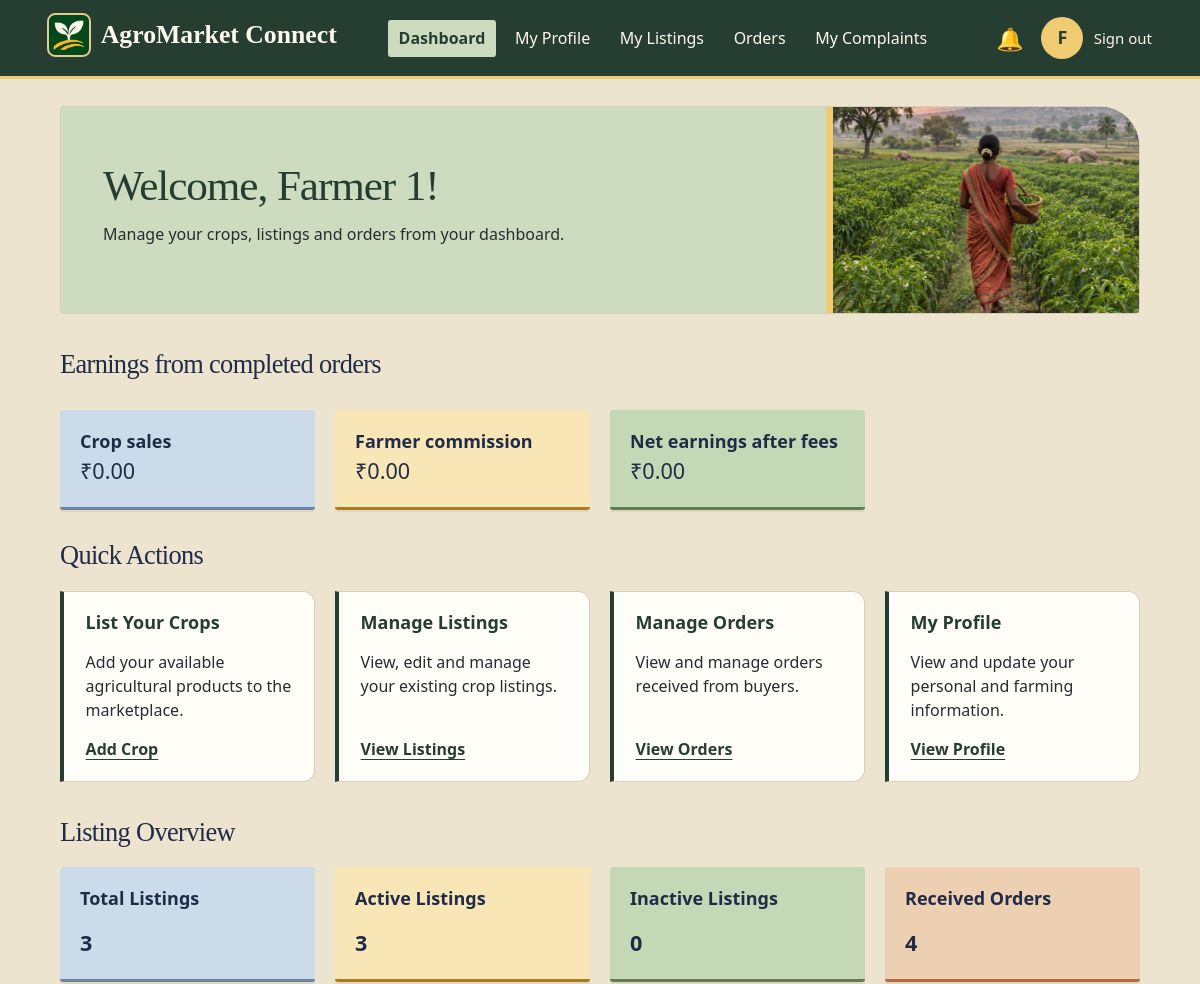
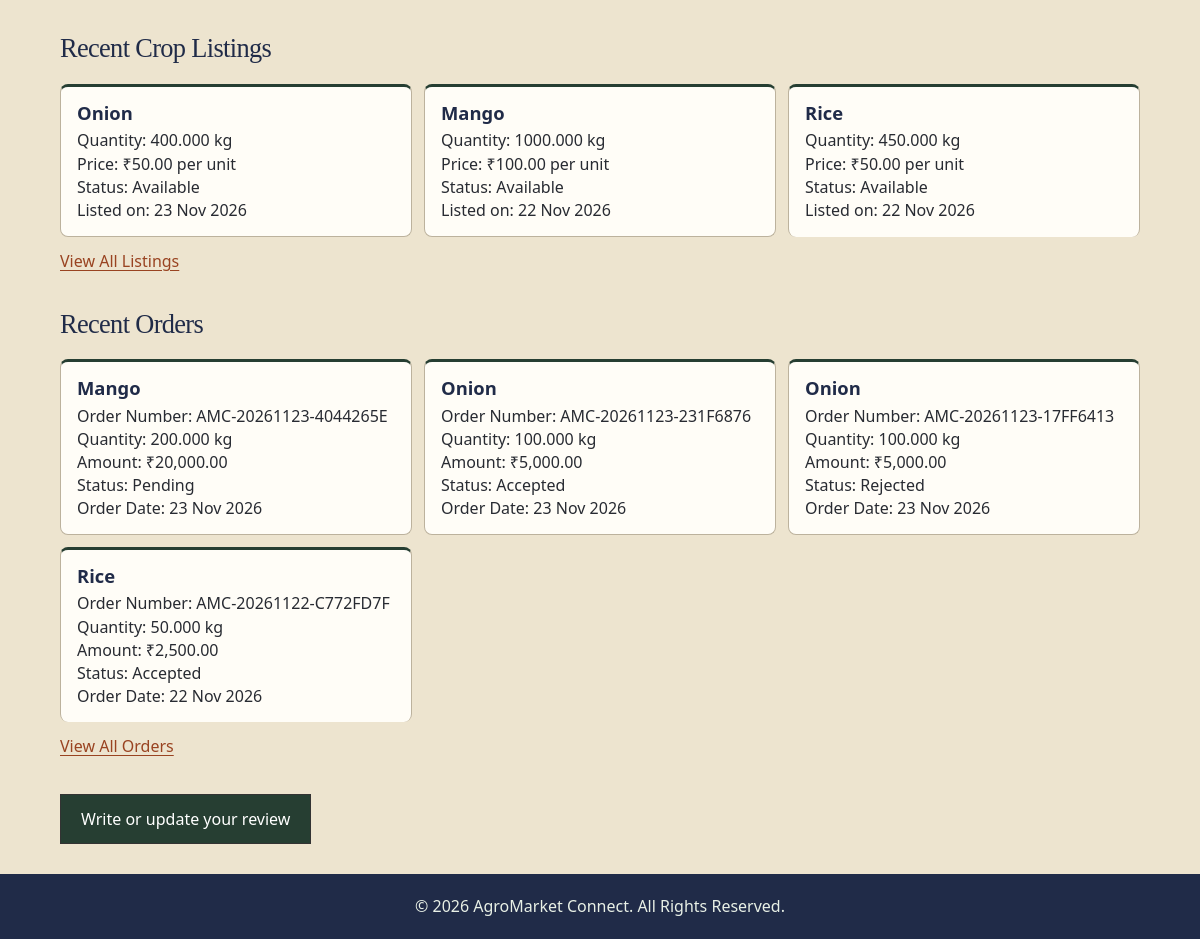
The app's page /Home/farmer/dashboard.php (signed in), older data (2 pictures, top to bottom).
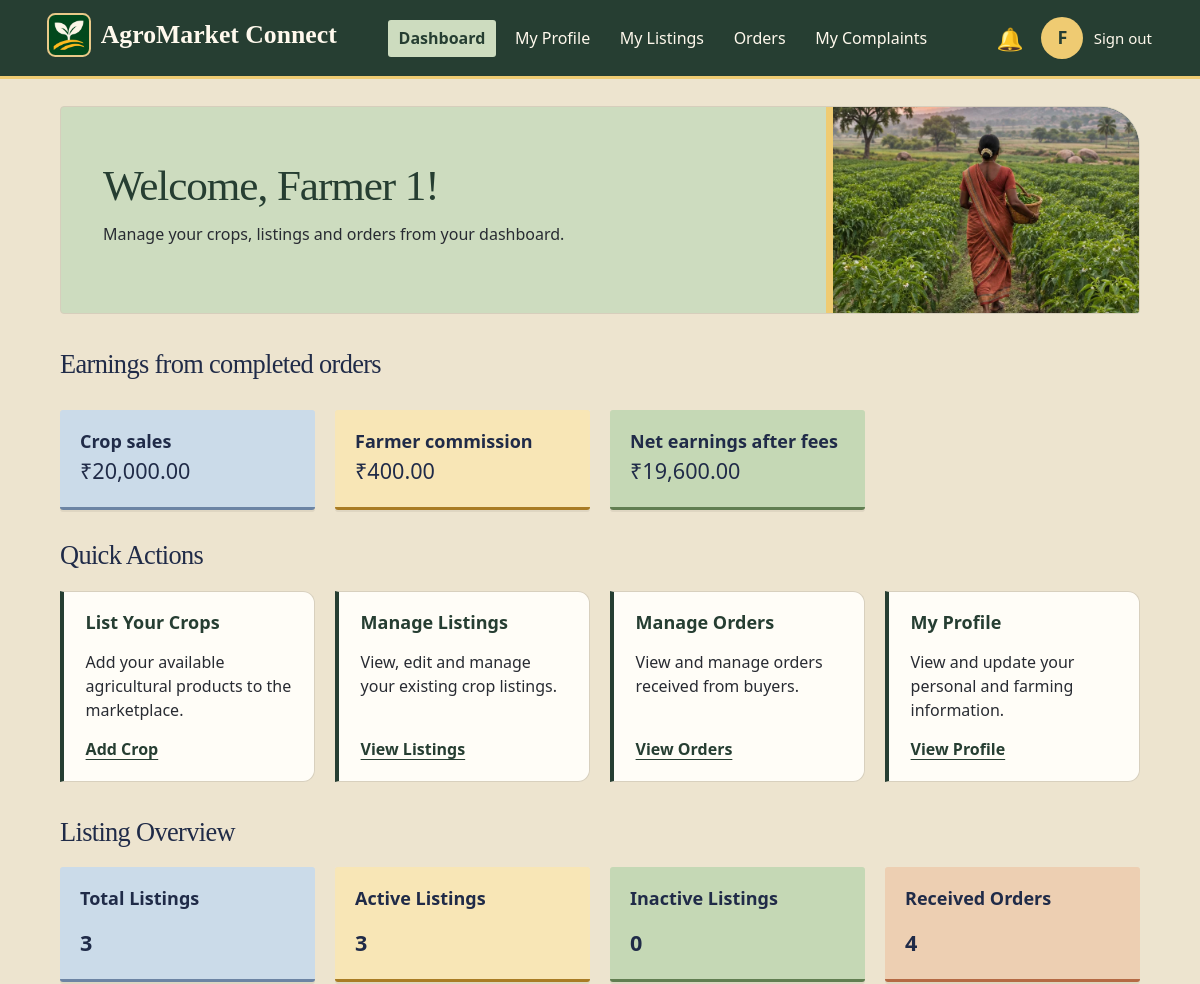
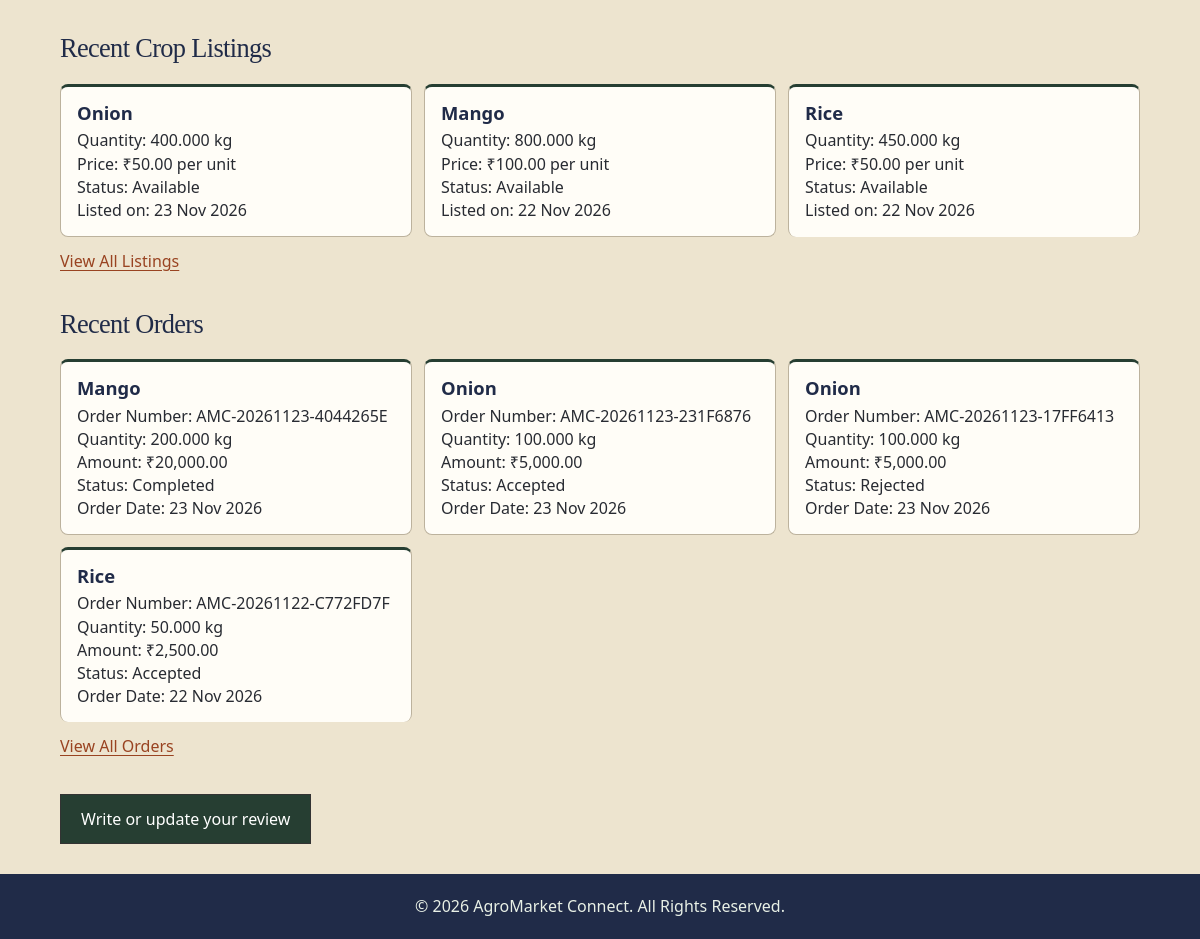
The same page, newer data (2 pictures, top to bottom).
### tables this page shows
CREATE TABLE `crop_listings` (
    `listing_id` bigint(20) UNSIGNED NOT NULL,
    `farmer_id` bigint(20) UNSIGNED NOT NULL,
    `category_id` int(10) UNSIGNED NOT NULL,
    `crop_name` varchar(120) NOT NULL,
    `variety` varchar(120) DEFAULT NULL,
    `description` text DEFAULT NULL,
    `quantity_available` decimal(12, 3) NOT NULL,
    `quantity_unit` varchar(20) NOT NULL,
    `price_per_unit` decimal(12, 2) NOT NULL,
    `minimum_order_quantity` decimal(12, 3) DEFAULT NULL,
    `quality_grade` varchar(50) DEFAULT NULL,
    `harvest_date` date DEFAULT NULL,
    `available_from` date DEFAULT NULL,
    `available_until` date DEFAULT NULL,
    `listing_status` enum(
        'available',
        'paused',
        'sold_out',
        'removed'
    ) NOT NULL DEFAULT 'available',
    `created_at` datetime DEFAULT current_timestamp(),
    `updated_at` datetime DEFAULT current_timestamp() ON UPDATE current_timestamp()
);

CREATE TABLE `orders` (
    `order_id` bigint(20) UNSIGNED NOT NULL,
    `order_number` varchar(30) NOT NULL,
    `buyer_id` bigint(20) UNSIGNED NOT NULL,
    `farmer_id` bigint(20) UNSIGNED NOT NULL,
    `listing_id` bigint(20) UNSIGNED NOT NULL,
    `quantity` decimal(12, 3) NOT NULL,
    `quantity_unit` varchar(20) NOT NULL,
    `unit_price` decimal(12, 2) NOT NULL,
    `subtotal` decimal(12, 2) NOT NULL,
    `delivery_address` varchar(255) NOT NULL,
    `delivery_city` varchar(100) NOT NULL,
    `delivery_state` varchar(100) NOT NULL,
    `delivery_pincode` varchar(10) NOT NULL,
    `buyer_note` text DEFAULT NULL,
    `farmer_response_note` text DEFAULT NULL,
    `order_status` enum(
        'pending',
        'accepted',
        'rejected',
        'cancelled',
        'completed',
        'dispatched',
        'ready_for_pickup'
    ) NOT NULL DEFAULT 'pending',
    `terms_accepted_at` datetime DEFAULT NULL,
    `terms_version` varchar(30) DEFAULT NULL,
    `placed_at` datetime DEFAULT current_timestamp(),
    `updated_at` datetime DEFAULT current_timestamp() ON UPDATE current_timestamp(),
    `fulfilment_method` enum('delivery', 'pickup') NOT NULL DEFAULT 'delivery'
);

### Home/includes/html.php (called while the page is built)
<?php
function e($value)
{
    return htmlspecialchars((string) ($value ?? ""), ENT_QUOTES, "UTF-8");
}

### Home/farmer/dashboard.php (the view, shortened to what the changed rows need)
<?php
require_once __DIR__ . "/../config/db.php";
$farmerId = (int) $_SESSION['user_id'];
require_once __DIR__ . "/../includes/html.php";
$earnings = $link->execute_query(
    "SELECT
        COALESCE(SUM(o.subtotal), 0) AS gross,
        COALESCE(SUM(c.amount), 0) AS fees,
        COALESCE(
            SUM(o.subtotal - COALESCE(c.amount, 0)), 0
        ) AS total
    FROM orders o
    LEFT JOIN order_commissions c
        ON c.order_id = o.order_id
    WHERE o.farmer_id = ?
        AND o.order_status = 'completed'",
    [$farmerId]
)->fetch_assoc();
$farmerSql = "
    SELECT
        full_name,
        email,
        mobile
    FROM users
    WHERE user_id = ?
        AND role = 'farmer'
    LIMIT 1
";
$stmt = mysqli_prepare($link, $farmerSql);
mysqli_stmt_bind_param($stmt, "i", $farmerId);
mysqli_stmt_execute($stmt);
$farmerResult = mysqli_stmt_get_result($stmt);
$farmer = mysqli_fetch_assoc($farmerResult);
$farmerName = $farmer['full_name']
    ?? ($_SESSION['full_name'] ?? "Farmer");
$recentListings = [];
$listingsSql = "
    SELECT
        listing_id,
        crop_name,
        quantity_available,
        quantity_unit,
        price_per_unit,
        listing_status,
        created_at
    FROM crop_listings
    WHERE farmer_id = ?
        AND listing_status <> 'removed'
    ORDER BY
        created_at DESC,
        listing_id DESC
    LIMIT 5
";
$stmt = mysqli_prepare($link, $listingsSql);
mysqli_stmt_bind_param($stmt, "i", $farmerId);
mysqli_stmt_execute($stmt);
$listingsResult = mysqli_stmt_get_result($stmt);
while ($row = mysqli_fetch_assoc($listingsResult)) {
    $recentListings[] = $row;
}
$recentOrders = [];
$ordersSql = "
    SELECT
        o.order_id,
        o.order_number,
        o.quantity,
        o.quantity_unit,
        o.subtotal,
        o.order_status,
        o.placed_at,
        cl.crop_name
    FROM orders AS o
    INNER JOIN crop_listings AS cl
        ON o.listing_id = cl.listing_id
    WHERE o.farmer_id = ?
    ORDER BY
        o.placed_at DESC,
        o.order_id DESC
    LIMIT 5
";
$stmt = mysqli_prepare($link, $ordersSql);
mysqli_stmt_bind_param($stmt, "i", $farmerId);
mysqli_stmt_execute($stmt);
$ordersResult = mysqli_stmt_get_result($stmt);
while ($row = mysqli_fetch_assoc($ordersResult)) {
    $recentOrders[] = $row;
}
?>
<!DOCTYPE html>
<html lang="en">
<head>
    <link rel="stylesheet" href="./farmer.css">
</head>
<body>
    <main class="dashboard-container">
        <section class="welcome-section">
            <h1>
                Welcome, <?php echo e($farmerName); ?>!
            </h1>
        </section>
        <section aria-label="Earnings from completed orders">
            <h2>Earnings from completed orders</h2>
            <div class="listing-summary">
                <div>
                    <h3>Crop sales</h3>
                    <p>
                        ₹<?= number_format(
                            (float) $earnings['gross'],
                            2
                        ); ?>
                    </p>
                </div>
                <div>
                    <h3>Farmer commission</h3>
                    <p>
                        ₹<?= number_format(
                            (float) $earnings['fees'],
                            2
                        ); ?>
                    </p>
                </div>
                <div>
                    <h3>Net earnings after fees</h3>
                    <p>
                        ₹<?= number_format(
                            (float) $earnings['total'],
                            2
                        ); ?>
                    </p>
                </div>
            </div>
        </section>
        <section class="dashboard-section">
            <h2>Quick Actions</h2>
        </section>
        <section class="dashboard-section">
            <h2>Listing Overview</h2>
        </section>
        <section class="dashboard-section">
            <h2>Recent Crop Listings</h2>
            <div class="recent-listings">
                <?php if (!empty($recentListings)): ?>
                    <?php foreach ($recentListings as $listing): ?>
                        <div class="recent-listing-item">
                            <h3>
                                <?php echo e($listing['crop_name']); ?>
                            </h3>
                            <p>
                                Quantity:
                                <?php echo e(
                                    $listing['quantity_available']
                                ); ?>
                                <?php echo e(
                                    $listing['quantity_unit']
                                ); ?>
                            </p>
                            <p>
                                Price:
                                ₹<?php echo number_format(
                                    (float) $listing['price_per_unit'],
                                    2
                                ); ?>
                                per unit
                            </p>
                            <p>
                                Status:
                                <?php echo e(ucwords(str_replace(
                                    '_',
                                    ' ',
                                    $listing['listing_status']
                                ))); ?>
                            </p>
                            <p>
                                Listed on:
                                <?php
                                echo !empty($listing['created_at'])
                                    ? e(date(
                                        "d M Y",
                                        strtotime($listing['created_at'])
                                    ))
                                    : "Date not available";
                                ?>
                            </p>
                        </div>
                    <?php endforeach; ?>
                <?php endif; ?>
            </div>
        </section>
        <section class="dashboard-section">
            <h2>Recent Orders</h2>
            <div class="recent-orders">
                <?php if (!empty($recentOrders)): ?>
                    <?php foreach ($recentOrders as $order): ?>
                        <div class="recent-order-item">
                            <h3>
                                <?php echo e($order['crop_name']); ?>
                            </h3>
                            <p>
                                Order Number:
                                <?php echo e($order['order_number']); ?>
                            </p>
                            <p>
                                Quantity:
                                <?php echo e($order['quantity']); ?>
                                <?php echo e($order['quantity_unit']); ?>
                            </p>
                            <p>
                                Amount:
                                ₹<?php echo number_format(
                                    (float) $order['subtotal'],
                                    2
                                ); ?>
                            </p>
                            <p>
                                Status:
                                <?php echo e(ucfirst(str_replace(
                                    '_',
                                    ' ',
                                    $order['order_status']
                                ))); ?>
                            </p>
                            <p>
                                Order Date:
                                <?php
                                echo !empty($order['placed_at'])
                                    ? e(date(
                                        "d M Y",
                                        strtotime($order['placed_at'])
                                    ))
                                    : "Date not available";
                                ?>
                            </p>
                        </div>
                    <?php endforeach; ?>
                <?php else: ?>
                    <p>No orders received yet.</p>
                <?php endif; ?>
            </div>
        </section>
    </main>
</body>
</html>

Row changes from the older to the newer data that the page shows:
changed crop_listings "Mango": quantity_available "1000.000" → "800.000"
changed orders "AMC-20261123-4044265E": order_status "Pending" → "Completed"
Text that changed along with them:
$earnings['gross']: "0.00" → "20,000.00"
$earnings['fees']: "0.00" → "400.00"
$earnings['total']: "0.00" → "19,600.00"
